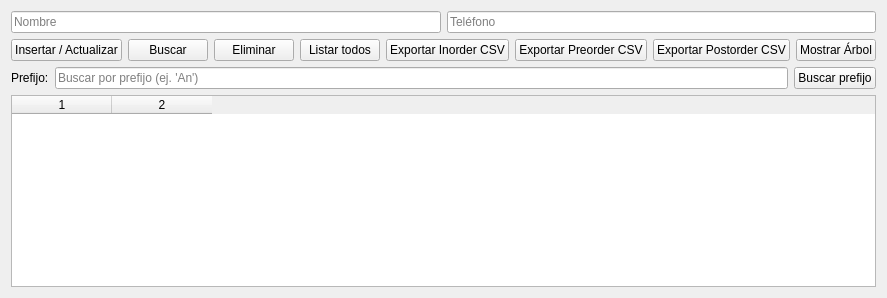
<?xml version="1.0" encoding="UTF-8"?>
<ui version="4.0">
 <class>VentanaAgenda</class>
 <widget class="QWidget" name="VentanaAgenda">
  <property name="windowTitle">
   <string>Agenda Telefónica BST</string>
  </property>
  <layout class="QVBoxLayout" name="verticalLayout">
   <item>
    <layout class="QHBoxLayout" name="horizontalLayout_top">
     <item>
      <widget class="QLineEdit" name="nombre_input">
       <property name="placeholderText">
        <string>Nombre</string>
       </property>
      </widget>
     </item>
     <item>
      <widget class="QLineEdit" name="tel_input">
       <property name="placeholderText">
        <string>Teléfono</string>
       </property>
      </widget>
     </item>
    </layout>
   </item>
   <item>
    <layout class="QHBoxLayout" name="horizontalLayout_buttons">
     <item>
      <widget class="QPushButton" name="btn_insertar">
       <property name="text">
        <string>Insertar / Actualizar</string>
       </property>
      </widget>
     </item>
     <item>
      <widget class="QPushButton" name="btn_buscar">
       <property name="text">
        <string>Buscar</string>
       </property>
      </widget>
     </item>
     <item>
      <widget class="QPushButton" name="btn_eliminar">
       <property name="text">
        <string>Eliminar</string>
       </property>
      </widget>
     </item>
     <item>
      <widget class="QPushButton" name="btn_listar">
       <property name="text">
        <string>Listar todos</string>
       </property>
      </widget>
     </item>
     <item>
      <widget class="QPushButton" name="btn_exportar_inorder">
       <property name="text">
        <string>Exportar Inorder CSV</string>
       </property>
      </widget>
     </item>
     <item>
      <widget class="QPushButton" name="btn_exportar_preorder">
       <property name="text">
        <string>Exportar Preorder CSV</string>
       </property>
      </widget>
     </item>
     <item>
      <widget class="QPushButton" name="btn_exportar_postorder">
       <property name="text">
        <string>Exportar Postorder CSV</string>
       </property>
      </widget>
     </item>
     <item>
      <widget class="QPushButton" name="btn_mostrar_arbol">
       <property name="text">
        <string>Mostrar Árbol</string>
       </property>
      </widget>
     </item>
    </layout>
   </item>
   <item>
    <layout class="QHBoxLayout" name="horizontalLayout_prefijo">
     <item>
      <widget class="QLabel" name="label_prefijo">
       <property name="text">
        <string>Prefijo:</string>
       </property>
      </widget>
     </item>
     <item>
      <widget class="QLineEdit" name="prefijo_input">
       <property name="placeholderText">
        <string>Buscar por prefijo (ej. 'An')</string>
       </property>
      </widget>
     </item>
     <item>
      <widget class="QPushButton" name="btn_buscar_prefijo">
       <property name="text">
        <string>Buscar prefijo</string>
       </property>
      </widget>
     </item>
    </layout>
   </item>
   <item>
    <widget class="QTableWidget" name="tabla">
     <property name="columnCount">
      <number>2</number>
     </property>
     <property name="horizontalHeaderLabels">
      <stringlist>
       <string>Nombre</string>
       <string>Teléfono</string>
      </stringlist>
     </property>
     <property name="editTriggers">
      <set>QAbstractItemView::NoEditTriggers</set>
     </property>
    </widget>
   </item>
  </layout>
 </widget>
 <resources/>
 <connections/>
</ui>
